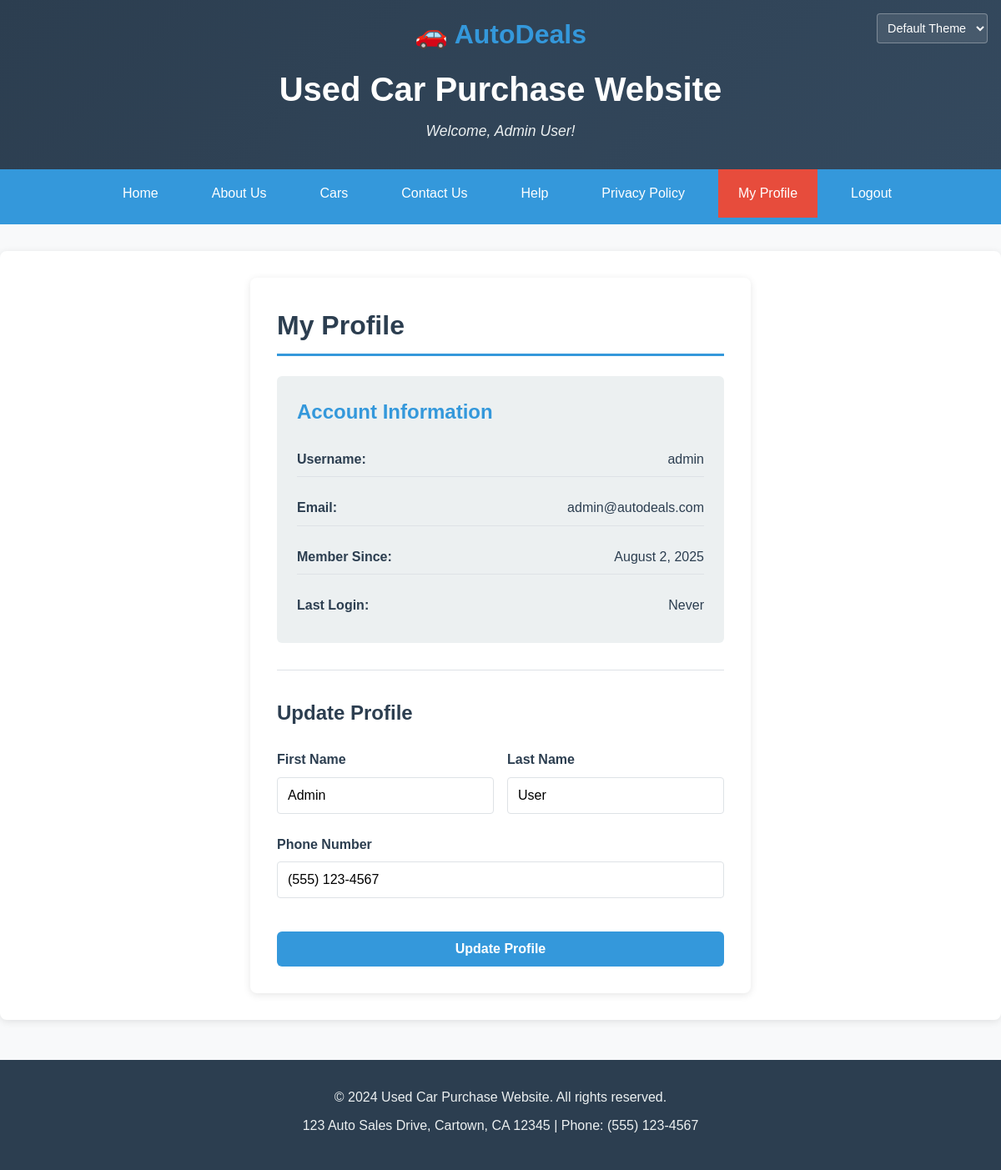
The app's page /public_html/profile.php (signed in) with its own data.
### tables this page shows
CREATE TABLE IF NOT EXISTS users (
    id INT(11) NOT NULL AUTO_INCREMENT,
    username VARCHAR(50) NOT NULL UNIQUE,
    email VARCHAR(100) NOT NULL UNIQUE,
    password VARCHAR(255) NOT NULL,
    first_name VARCHAR(50) DEFAULT NULL,
    last_name VARCHAR(50) DEFAULT NULL,
    phone VARCHAR(20) DEFAULT NULL,
    role ENUM('user', 'admin') DEFAULT 'user',
    is_active TINYINT(1) DEFAULT 1,
    created_at TIMESTAMP DEFAULT CURRENT_TIMESTAMP,
    updated_at TIMESTAMP DEFAULT CURRENT_TIMESTAMP ON UPDATE CURRENT_TIMESTAMP,
    last_login TIMESTAMP NULL DEFAULT NULL,
    PRIMARY KEY (id),
    UNIQUE KEY unique_username (username),
    UNIQUE KEY unique_email (email),
    INDEX idx_username (username),
    INDEX idx_email (email),
    INDEX idx_role (role)
);

### php/session.php (called while the page is built, shortened)
<?php
require_once __DIR__ . '/config.php';
function isLoggedIn() {
    return isset($_SESSION['user_id']) && !empty($_SESSION['user_id']);
}
function getCurrentUser() {
    try {
        $connection = getDatabaseConnection();
        $query = "SELECT id, username, email, first_name, last_name, phone, created_at, last_login
                  FROM users
                  WHERE id = ? AND is_active = 1";
        $stmt = $connection->prepare($query);
        $stmt->bind_param("i", $_SESSION['user_id']);
        $stmt->execute();
        $result = $stmt->get_result();
        $user = $result->fetch_assoc();
        return $user;
    } catch (Exception $e) {
        error_log("Error fetching current user: " . $e->getMessage());
        return null;
    }
}
function getUserDisplayName() {
    $user = getCurrentUser();
    if ($user) {
        if (!empty($user['first_name']) && !empty($user['last_name'])) {
            return $user['first_name'] . ' ' . $user['last_name'];
        } elseif (!empty($user['first_name'])) {
            return $user['first_name'];
        } else {
            return $user['username'];
        }
    }
    return $_SESSION['username'] ?? '';
}
?>

### php/config.php (called while the page is built, shortened)
<?php
function sanitizeOutput($data) {
    return htmlspecialchars($data, ENT_QUOTES, 'UTF-8');
}
?>

### public_html/profile.php (the view, shortened to what this page needs)
<?php
require_once '../php/session.php';
require_once '../php/config.php';
$user = getCurrentUser();
$form_data = [
    'first_name' => $user['first_name'] ?? '',
    'last_name' => $user['last_name'] ?? '',
    'phone' => $user['phone'] ?? ''
];
?>
<!DOCTYPE html>
<html lang="en">
<head>
    <link rel="stylesheet" href="../css/theme-default.css" id="theme-link">
</head>
<body>
    <header>
        <div class="theme-switcher">
            <select id="theme-select" class="theme-select">
                <option value="default">Default Theme</option>
            </select>
        </div>
        <div class="logo-text" style="font-size: 2rem; font-weight: bold; color: #3498db; margin-bottom: 0.5rem;">🚗 AutoDeals</div>
        <h1>Used Car Purchase Website</h1>
        <p>Welcome, <?php echo sanitizeOutput(getUserDisplayName()); ?>!</p>
    </header>
    <nav>
        <ul>
            <li><a href="index.html">Home</a></li>
            <li><a href="about.html">About Us</a></li>
            <li><a href="cars.php">Cars</a></li>
            <li><a href="contact.html">Contact Us</a></li>
            <li><a href="help.php">Help</a></li>
            <li><a href="privacy.html">Privacy Policy</a></li>
            <li><a href="profile.php" class="active">My Profile</a></li>
            <li><a href="logout.php">Logout</a></li>
        </ul>
    </nav>
    <main>
        <div class="profile-container">
            <h2>My Profile</h2>
            <div class="profile-info">
                <h3>Account Information</h3>
                <div class="info-grid">
                    <div class="info-item">
                        <label>Username:</label>
                        <span><?php echo sanitizeOutput($user['username']); ?></span>
                    </div>
                    <div class="info-item">
                        <label>Email:</label>
                        <span><?php echo sanitizeOutput($user['email']); ?></span>
                    </div>
                    <div class="info-item">
                        <label>Member Since:</label>
                        <span><?php echo date('F j, Y', strtotime($user['created_at'])); ?></span>
                    </div>
                    <div class="info-item">
                        <label>Last Login:</label>
                        <span><?php echo $user['last_login'] ? date('F j, Y g:i A', strtotime($user['last_login'])) : 'Never'; ?></span>
                    </div>
                </div>
            </div>
            <form method="POST" action="profile.php" class="profile-form">
                <h3>Update Profile</h3>
                <div class="form-row">
                    <div class="form-group">
                        <label for="first_name">First Name</label>
                        <input type="text" id="first_name" name="first_name" value="<?php echo sanitizeOutput($form_data['first_name']); ?>">
                    </div>
                    <div class="form-group">
                        <label for="last_name">Last Name</label>
                        <input type="text" id="last_name" name="last_name" value="<?php echo sanitizeOutput($form_data['last_name']); ?>">
                    </div>
                </div>
                <div class="form-group">
                    <label for="phone">Phone Number</label>
                    <input type="tel" id="phone" name="phone" value="<?php echo sanitizeOutput($form_data['phone']); ?>">
                </div>
                <button type="submit" class="auth-btn">Update Profile</button>
            </form>
        </div>
    </main>
    <footer>
        <p>&copy; 2024 Used Car Purchase Website. All rights reserved.</p>
        <p>123 Auto Sales Drive, Cartown, CA 12345 | Phone: (555) 123-4567</p>
    </footer>
</body>
</html>

### css/theme-default.css (style rules this page uses)
* { margin: 0; padding: 0; box-sizing: border-box; }
body { font-family: 'Arial', sans-serif; line-height: 1.6; color: #333; background-color: #f8f9fa; transition: all 0.3s ease; }
:root { --primary-color: #2c3e50; --secondary-color: #3498db; --accent-color: #e74c3c; --light-gray: #ecf0f1; --dark-gray: #34495e; --white: #ffffff; --text-dark: #2c3e50; --text-light: #7f8c8d; --background-color: #f8f9fa; --card-background: #ffffff; --border-color: #dee2e6; }
h1, h2, h3, h4, h5, h6 { color: var(--primary-color); margin-bottom: 1rem; font-weight: 600; }
h1 { font-size: 2.5rem; margin-bottom: 0.5rem; }
h2 { font-size: 2rem; border-bottom: 3px solid var(--secondary-color); padding-bottom: 0.5rem; margin-bottom: 1.5rem; }
h3 { font-size: 1.5rem; color: var(--secondary-color); }
p { margin-bottom: 1rem; color: var(--text-dark); }
header { background: linear-gradient(135deg, var(--primary-color), var(--dark-gray)); color: var(--white); padding: 1rem 0; text-align: center; box-shadow: 0 2px 5px rgba(0,0,0,0.1); }
header h1 { color: var(--white); margin-bottom: 0.25rem; }
header p { color: var(--light-gray); font-size: 1.1rem; font-style: italic; }
.theme-switcher { position: absolute; top: 1rem; right: 1rem; z-index: 1000; }
.theme-select { background-color: rgba(255,255,255,0.1); color: var(--white); border: 1px solid rgba(255,255,255,0.3); padding: 0.5rem; border-radius: 4px; font-size: 0.9rem; }
.theme-select option { background-color: var(--primary-color); color: var(--white); }
nav { background-color: var(--secondary-color); padding: 0; position: relative; }
nav ul { list-style: none; display: flex; justify-content: center; flex-wrap: wrap; max-width: 1200px; margin: 0 auto; }
nav li { margin: 0; }
nav a { display: block; color: var(--white); text-decoration: none; padding: 1rem 1.5rem; transition: background-color 0.3s ease; font-weight: 500; }
nav a.active { background-color: var(--accent-color); }
main { max-width: 1200px; margin: 2rem auto; padding: 0 2rem; background-color: var(--card-background); border-radius: 8px; box-shadow: 0 2px 10px rgba(0,0,0,0.1); min-height: 70vh; padding-top: 2rem; padding-bottom: 2rem; }
ul li { margin-bottom: 0.5rem; padding-left: 1rem; }
a { color: var(--secondary-color); text-decoration: none; }
footer { background-color: var(--primary-color); color: var(--white); text-align: center; padding: 2rem 0; margin-top: 3rem; }
footer p { color: var(--light-gray); margin-bottom: 0.5rem; }
.form-group { margin-bottom: 1.5rem; }
.form-group label { display: block; margin-bottom: 0.5rem; font-weight: 600; color: var(--primary-color); }
.form-group input { width: 100%; padding: 0.75rem; border: 1px solid var(--border-color); border-radius: 4px; font-size: 1rem; transition: border-color 0.3s ease; }
.form-row { display: flex; gap: 1rem; }
.form-row .form-group { flex: 1; }
.auth-btn { width: 100%; background-color: var(--secondary-color); color: var(--white); border: none; padding: 0.75rem 1.5rem; border-radius: 6px; font-weight: 600; cursor: pointer; transition: all 0.3s ease; font-size: 1rem; margin-top: 1rem; }
.profile-container { max-width: 600px; margin: 0 auto; padding: 2rem; background-color: var(--white); border-radius: 8px; box-shadow: 0 2px 10px rgba(0,0,0,0.1); }
.profile-info { background-color: var(--light-gray); padding: 1.5rem; border-radius: 6px; margin-bottom: 2rem; }
.info-grid { display: grid; grid-template-columns: repeat(auto-fit, minmax(250px, 1fr)); gap: 1rem; margin-top: 1rem; }
.info-item { display: flex; justify-content: space-between; align-items: center; padding: 0.5rem 0; border-bottom: 1px solid var(--border-color); }
.info-item:last-child { border-bottom: none; }
.info-item label { font-weight: 600; color: var(--primary-color); }
.info-item span { color: var(--text-dark); }
.profile-form { border-top: 1px solid var(--border-color); padding-top: 2rem; }
.profile-form h3 { margin-bottom: 1.5rem; color: var(--primary-color); }

### records on screen
users: sanitizeOutput(getUserDisplayName()) "Admin User", username "admin", email "admin@autodeals.com", created_at "August 2, 2025", first_name "Admin", last_name "User", phone "(555) 123-4567"
